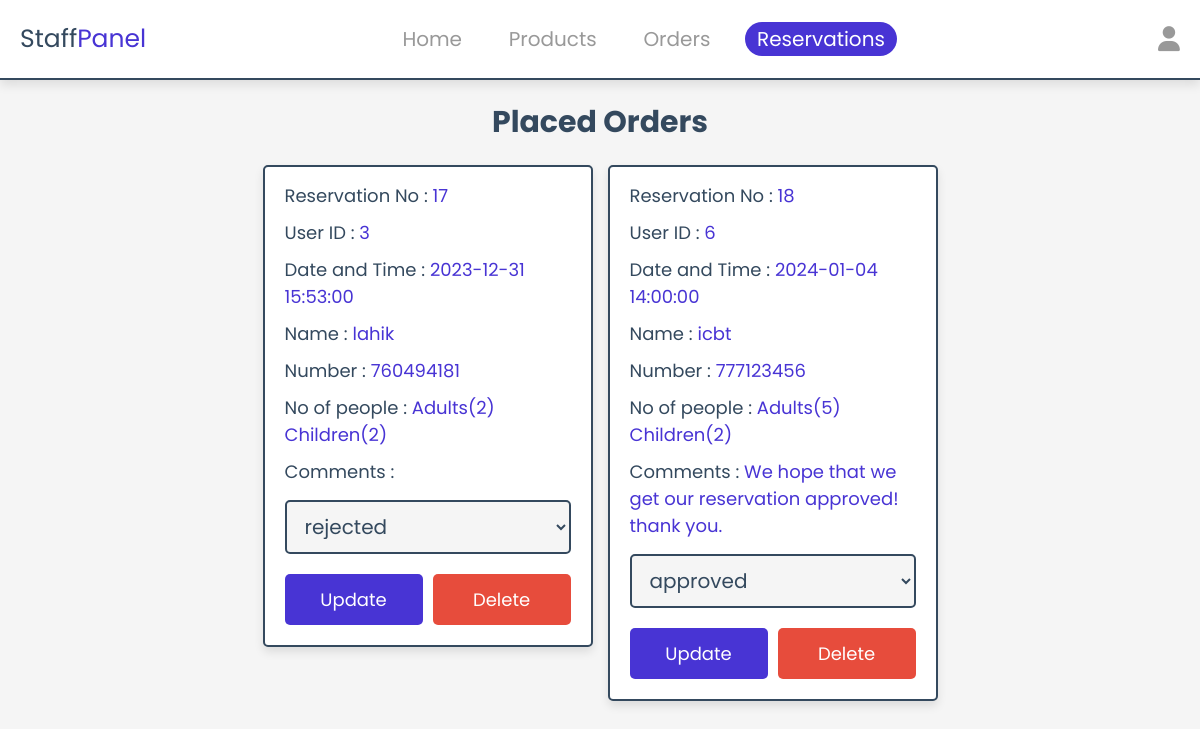
/staff/reservations.php (signed in), run on the app's committed database.
### tables this page shows
CREATE TABLE `reservation` (
  `id` int(11) NOT NULL,
  `user_id` int(11) NOT NULL,
  `date_time` datetime NOT NULL,
  `adults` int(11) NOT NULL,
  `children` int(11) NOT NULL,
  `comments` varchar(255) NOT NULL,
  `name` varchar(50) NOT NULL,
  `number` int(11) NOT NULL,
  `status` varchar(10) NOT NULL
);

### staff/reservations.php (the view, shortened to what this page needs)
<?php
   include('../db/database.php');
?>
<!DOCTYPE html>
<html lang="en">
<head>
   <link rel="stylesheet" href="https://cdnjs.cloudflare.com/ajax/libs/font-awesome/6.1.1/css/all.min.css">
   <link rel="stylesheet" href="../css/admin_style.css">
</head>
<body>
   <?php include '../components/staff_header.php' ?>
   <section class="placed-orders">
      <h1 class="heading">placed orders</h1>
      <div class="box-container">
      <?php
        $select_reservations = $conn->prepare("SELECT * FROM reservation");
        $select_reservations->execute();
        if($select_reservations->rowCount() > 0){
        while($fetch_reservations = $select_reservations->fetch(PDO::FETCH_ASSOC)){
      ?>
    <div class="box">
        <p> Reservation No : <span><?= $fetch_reservations['id']; ?></span> </p>
        <p> User ID : <span><?= $fetch_reservations['user_id']; ?></span> </p>
        <p> Date and Time : <span><?= $fetch_reservations['date_time']; ?></span> </p>
        <p> Name : <span><?= $fetch_reservations['name']; ?></span> </p>
        <p> Number : <span><?= $fetch_reservations['number']; ?></span> </p>
        <p> No of people : <span>Adults(<?= $fetch_reservations['adults']?>)&nbsp;&nbsp;
                        <?= ($fetch_reservations['children'] > 0) ?
                        "Children(".$fetch_reservations['children'].")" : ''; ?></span></p>
        <p> Comments : <span><?= $fetch_reservations['comments']; ?></span> </p>
    <?php
        if($fetch_reservations['status'] == 'pending') {
            $first_option = 'pending';
            $second_option = 'approve';
            $third_option = 'reject';
        }else if($fetch_reservations['status'] == 'approved') {
            $first_option = 'approved';
        }else if($fetch_reservations['status'] == 'rejected') {
            $first_option = 'rejected';
        }
    ?>
        <form action="" method="POST">
            <select name="reservation_status" class="drop-down">
                <option style=";" value="<?= $first_option ?>" selected><?= $first_option ?></option>
            </select>
            <div class="flex-btn">
               <input type="submit" value="update" class="btn" name="update_status">
               <a href="reservations.php?delete=<?= $fetch_reservations['id']; ?>" class="delete-btn" onclick="return confirm('delete this reservation?');">delete</a>
            </div>
         </form>
      </div>
      <?php
        }
      }else{
         echo '<p class="empty">No reservations placed yet!</p>';
      }
      ?>
      </div>
   </section>
</body>
</html>

### CSS/admin_style.css (style rules this page uses)
:root { --blue-color:#4834d4; --red:#e74c3c; --orange:#f39c12; --black:#34495e; --light-bg:#f5f5f5; --light-color:#999; --green: #00ff59; --border:.2rem solid var(--black); --box-shadow:0 .5rem 1rem rgba(0,0,0,.1); }
* { font-family: 'poppins', sans-serif; margin:0; padding:0; box-sizing: border-box; text-decoration: none; outline: none; border:none; }
html { font-size: 62.5%; overflow-x: hidden; }
body { background-color: var(--light-bg); }
section { max-width: 1200px; margin:0 auto; padding:2rem; }
.btn, .delete-btn, .option-btn, .hero-btn { display: block; margin-top: 1rem; border-radius: .5rem; cursor: pointer; width: 100%; font-size: 1.8rem; color: #fff; padding:1.2rem 3rem; text-transform: capitalize; text-align: center; }
.btn { background-color: var(--blue-color); }
.delete-btn { background-color: var(--red); }
.flex-btn { display: flex; gap:1rem; }
.heading { text-align: center; margin-bottom: 2rem; text-transform: capitalize; color:var(--black); font-size: 3rem; }
.placed-orders .box-container { display: grid; grid-template-columns: repeat(auto-fit, 33rem); gap:1.5rem; justify-content: center; align-items: flex-start; }
.placed-orders .box-container .box { background-color: #fff; border-radius: .5rem; box-shadow: var(--box-shadow); border:var(--border); padding:2rem; padding-top: 1rem; }
.placed-orders .box-container .box p { padding: .5rem 0; line-height: 1.5; font-size: 1.8rem; color:var(--black); }
.placed-orders .box-container .box p span { color:var(--blue-color); }
.placed-orders .box-container .box .drop-down { width: 100%; margin:1rem 0; background-color: var(--light-bg); padding:1rem 1.4rem; font-size: 2rem; color:var(--black); border:var(--border); border-radius: .5rem; }

### data on the page
reservation: id "17", user "3", date_time "2023-12-31 15:53:00", name "lahik", number "760494181", adults "2", children "2", reservation_status "rejected"
reservation: id "18", user "6", date_time "2024-01-04 14:00:00", name "icbt", number "777123456", adults "5", children "2", comments "We hope that we get our reservation approved! thank you.", reservation_status "approved"
